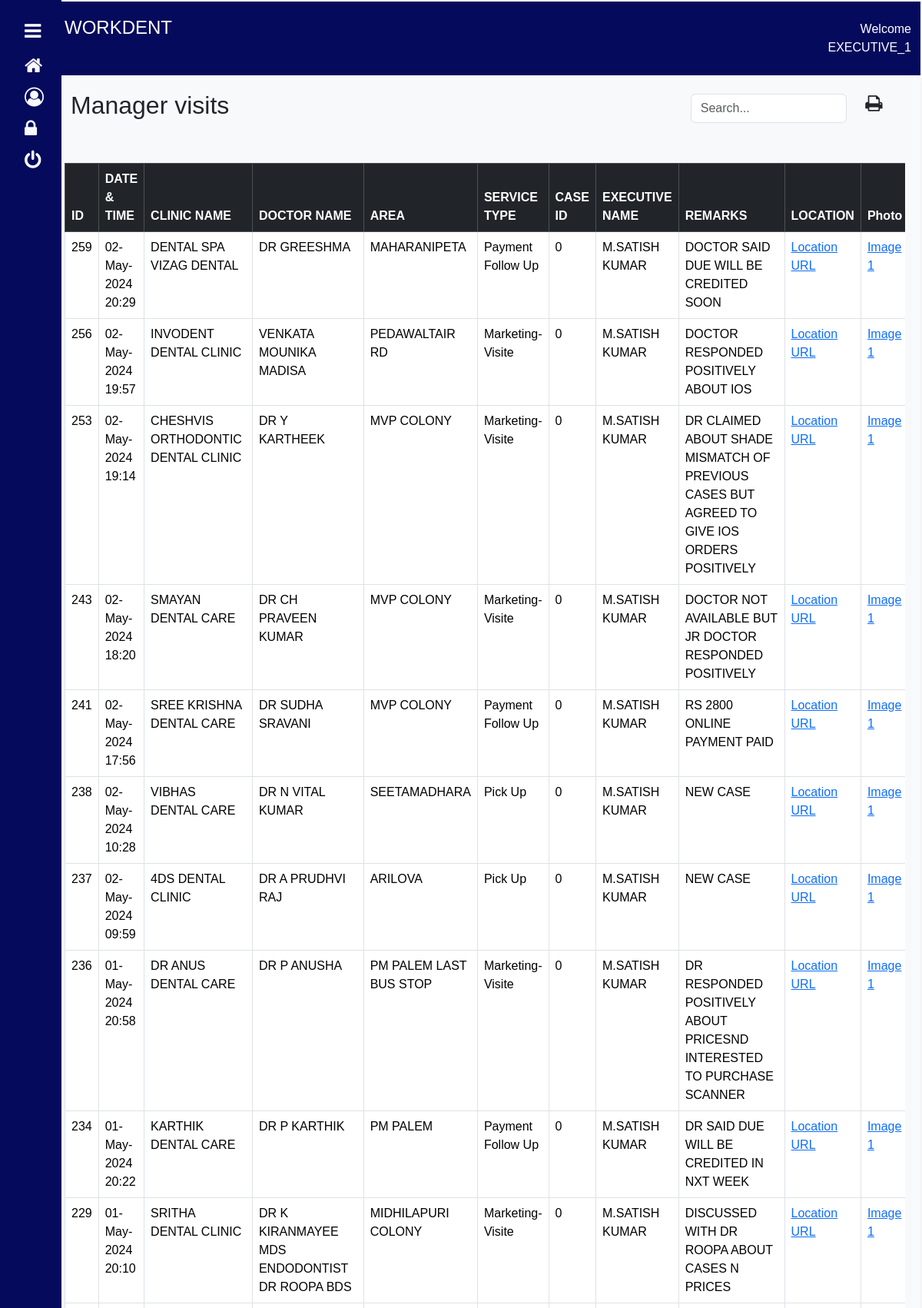
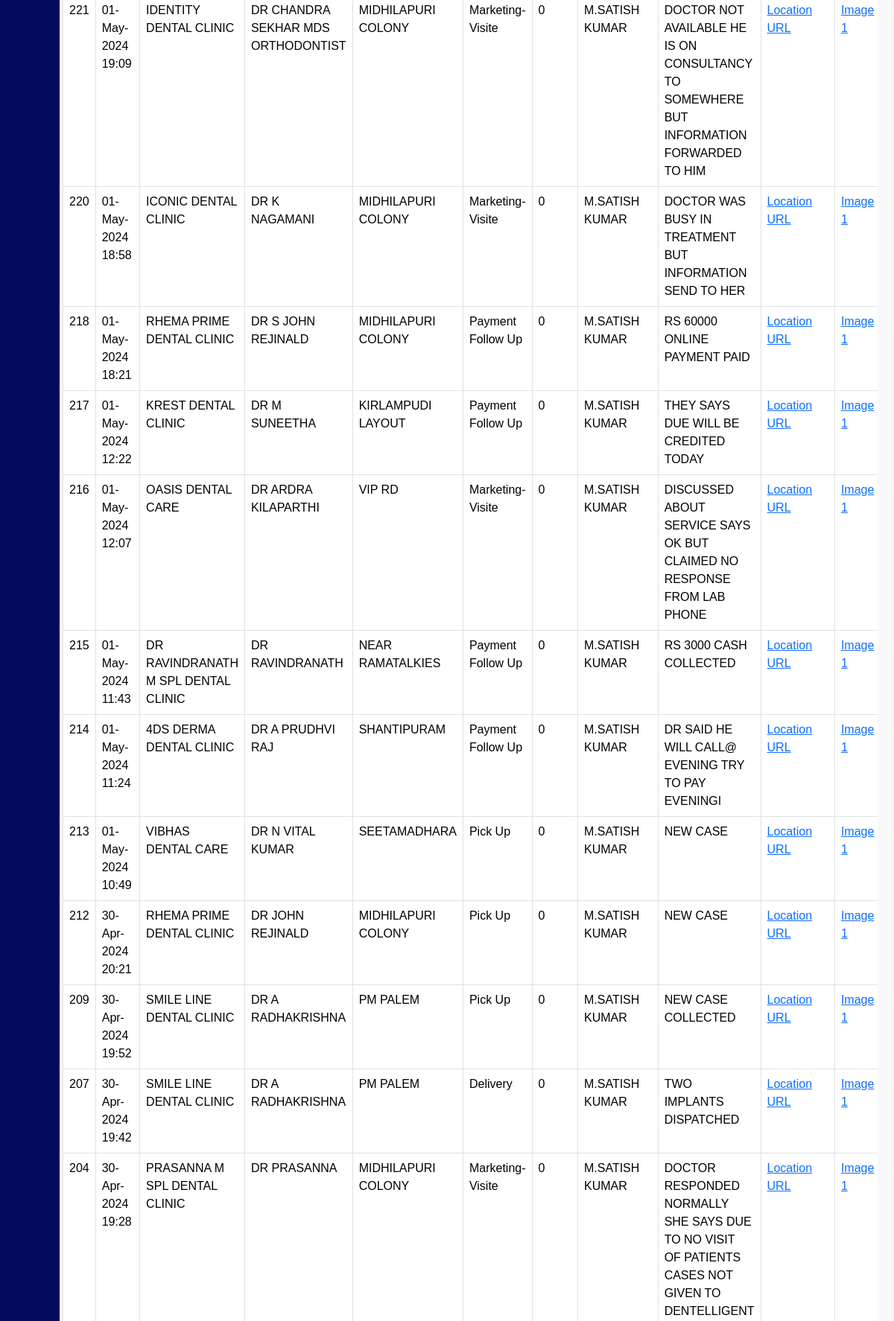
/workdent/admin/manager_report.php?name=M.SATISH+KUMAR (signed in, upper part), run on the app's committed database (2 pictures, top to bottom).
### tables this page shows
CREATE TABLE `managers` (
  `id` int(11) NOT NULL,
  `ClinicName` varchar(255) DEFAULT NULL,
  `DoctorName` varchar(255) DEFAULT NULL,
  `Service` varchar(255) DEFAULT NULL,
  `ExecutiveName` varchar(255) DEFAULT NULL,
  `AppointmentDateTime` datetime DEFAULT current_timestamp(),
  `Area` varchar(255) DEFAULT NULL,
  `Caseid` int(11) DEFAULT NULL,
  `cases` int(11) NOT NULL,
  `Remarks` text DEFAULT NULL,
  `Latitude` float DEFAULT NULL,
  `Longitude` float DEFAULT NULL,
  `Photo` varchar(100) NOT NULL
);

### workdent/admin/manager_report.php (the view, shortened to what this page needs)
<!DOCTYPE html>
<html lang="en">
<head>
  <link href="https://cdn.jsdelivr.net/npm/bootstrap@5.3.2/dist/css/bootstrap.min.css" rel="stylesheet">
  <link rel="stylesheet" href="https://cdnjs.cloudflare.com/ajax/libs/font-awesome/4.7.0/css/font-awesome.min.css">
</head>
<body onload="getLocation();">
<div id="sidebar" class=" ">
  <a href="#" onclick="toggleSidebar()" class="text-light"><i class="fa fa-bars"></i> <span>&nbsp;  MENU</span></a>
  <a href="welcome.php" class="text-light">
    <div class="icon-container">
      <i class="fa fa-home "></i>
    </div>
  </a>
  <a href="user_info.php" class="text-light">
        <div class="icon-container">
            <i class="fa fa-user-circle-o"></i>
        </div>
    </a>
  <a href="change_password.php" class="text-light">
    <div class="icon-container">
      <i class="fa fa-lock"></i>
    </div>
  </a>
  <a href="../index.php" class="text-light">
    <div class="icon-container">
      <i class="fa fa-power-off "></i>
    </div>
  </a>
</div>
<div id="main">
    <div id="nav-bg" class="container-fluid">
        <div class="row">
            <div class="col-lg-10 col-12">
                <h4 style="padding:20px;color:white">WORKDENT</h4>
            </div>
            <div class="col-lg-2">
                <span style="text-align: right; padding:20px;">
                    <a class="nav-link u-name" href="#" style="color: white;">
                        <?php
                        if(isset($_SESSION['username'])) {
                            echo "Welcome " .$_SESSION['username'];
                        } else {
                            header('Location: ../index.php');
                            exit();
                        }
                        ?>
                    </a>
                </span>
            </div>
        </div>
    </div>
 <div class="container-fluid  custom-container">
        <div class="d-flex justify-content-between align-items-center mb-4">
            <h2 style="margin-left:20px">Manager visits</h2>
           <div class="row">
                <div class="col-lg-9">
                        <div class="search-box">
                         <input type="text" class="form-control" placeholder="Search...">
                        </div>
                </div>
                <div class="col" id="printButtonWrapper">
                  <i onclick="window.print()" class="fa fa-print" style="font-size:24px"></i>
                </div>
            </div>
        </div>
        <div class="container-fluid mt-5" style="overflow-x:auto; ">
            <?php
            if (isset($_GET['name'])) {
                $name = $_GET['name'];
            } else {
                echo "Name parameter not found in the URL.";
                exit();
            }
        $servername = "localhost";
        $username = "u170552379_admin";
        $password = "DENTELLIGENt@2019";
        $dbname = "u170552379_workdent";
        $conn = new mysqli($servername, $username, $password, $dbname);
       $sql = "SELECT * from managers  WHERE ExecutiveName = '$name' ORDER BY AppointmentDateTime DESC";
        $result = $conn->query($sql);
        if ($result->num_rows > 0) {
            echo "<table class='table table-bordered'>";
            echo "<thead class='table-dark'><tr><th>ID </th><th>DATE & TIME </th><th>CLINIC NAME</th><th>DOCTOR NAME</th><th>AREA</th><th>SERVICE TYPE</th><th>CASE ID</th><th>EXECUTIVE NAME</th><th>REMARKS</th><th>LOCATION</th><th>Photo</th></tr></thead><tbody>";
            while($row = $result->fetch_assoc()) {
                $originalDate = $row["AppointmentDateTime"];
                $formattedDate = date("d-M-Y H:i", strtotime($originalDate));
                $photoNames = explode(",", $row['Photo']);
                $imageLinks = '';
                $imageNumber = 1;
                foreach ($photoNames as $photoName) {
                    $imageLinks .= "<a href='../manager/uploads/" . $photoName . "' target='_blank'>Image " . $imageNumber . "</a><br>";
                    $imageNumber++;
                }
               echo "<tr><td>" . $row["id"]. "</td><td>" . $formattedDate. "</td><td>" . $row["ClinicName"]. "</td><td>" . $row["DoctorName"]. "</td><td>" . $row["Area"]. "</td><td>" . $row["Service"].  "</td><td>" . $row["Caseid"]. "</td><td>" . $row["ExecutiveName"]. "</td><td>" . $row["Remarks"]. "</td><td><a href='https://maps.google.com/maps?q=" . $row['Latitude'] . "," . $row['Longitude'] . "&hl=es&z=14' target='_blank'> Location URL</a></td><td>" .  $imageLinks. "</td></tr>";
            }
            echo "</tbody></table>";
        } else {
            echo "<p class='text-danger'>No appointment details found</p>";
        }
        ?>
    </div>
</div>
</div>
</body>
</html>

### workdent/admin/manager_report.php (style rules this page uses)
body { margin: 0; font-family: 'Arial', sans-serif; }
.fa { font-size:25px; }
#sidebar { height: 100%; width: 80px; position: fixed; background-color: #050A5C; overflow-x: hidden; transition: 0.5s; padding-top: 20px; }
#sidebar a { padding: 8px 8px 8px 32px; text-decoration: none; font-size: 18px; color: white; display: block; transition: 0.3s; }
#main { margin-left: 50px; padding: 2px; }
.icon-container { display: flex; align-items: center; gap: 10px; }
#nav-bg { background-color: #050A5C; }
.custom-container { background-color: #f8f9fa; padding: 20px; border-radius: 10px; box-shadow: 0 0 10px rgba(0, 0, 0, 0.1); }
.search-box { float: right; }

### data on the page
managers: id "259", AppointmentDateTime "02-May-2024 20:29", ClinicName "DENTAL SPA VIZAG DENTAL", DoctorName "DR GREESHMA", Area "MAHARANIPETA", Service "Payment Follow Up", Caseid "0", ExecutiveName "M.SATISH KUMAR", Remarks "DOCTOR SAID DUE WILL BE CREDITED SOON"
managers: id "256", AppointmentDateTime "02-May-2024 19:57", ClinicName "INVODENT DENTAL CLINIC", DoctorName "VENKATA MOUNIKA MADISA", Area "PEDAWALTAIR RD", Service "Marketing-Visite", Caseid "0", ExecutiveName "M.SATISH KUMAR", Remarks "DOCTOR RESPONDED POSITIVELY ABOUT IOS"
managers: id "253", AppointmentDateTime "02-May-2024 19:14", ClinicName "CHESHVIS ORTHODONTIC DENTAL CLINIC", DoctorName "DR Y KARTHEEK", Area "MVP COLONY", Service "Marketing-Visite", Caseid "0", ExecutiveName "M.SATISH KUMAR", Remarks "DR CLAIMED ABOUT SHADE MISMATCH OF PREVIOUS CASES BUT AGREED TO GIVE IOS ORDERS POSITIVELY"
managers: id "243", AppointmentDateTime "02-May-2024 18:20", ClinicName "SMAYAN DENTAL CARE", DoctorName "DR CH PRAVEEN KUMAR", Area "MVP COLONY", Service "Marketing-Visite", Caseid "0", ExecutiveName "M.SATISH KUMAR", Remarks "DOCTOR NOT AVAILABLE BUT JR DOCTOR RESPONDED POSITIVELY"
managers: id "241", AppointmentDateTime "02-May-2024 17:56", ClinicName "SREE KRISHNA DENTAL CARE", DoctorName "DR SUDHA SRAVANI", Area "MVP COLONY", Service "Payment Follow Up", Caseid "0", ExecutiveName "M.SATISH KUMAR", Remarks "RS 2800 ONLINE PAYMENT PAID"
managers: id "238", AppointmentDateTime "02-May-2024 10:28", ClinicName "VIBHAS DENTAL CARE", DoctorName "DR N VITAL KUMAR", Area "SEETAMADHARA", Service "Pick Up", Caseid "0", ExecutiveName "M.SATISH KUMAR", Remarks "NEW CASE"
managers: id "237", AppointmentDateTime "02-May-2024 09:59", ClinicName "4DS DENTAL CLINIC", DoctorName "DR A PRUDHVI RAJ", Area "ARILOVA", Service "Pick Up", Caseid "0", ExecutiveName "M.SATISH KUMAR", Remarks "NEW CASE"
managers: id "236", AppointmentDateTime "01-May-2024 20:58", ClinicName "DR ANUS DENTAL CARE", DoctorName "DR P ANUSHA", Area "PM PALEM LAST BUS STOP", Service "Marketing-Visite", Caseid "0", ExecutiveName "M.SATISH KUMAR", Remarks "DR RESPONDED POSITIVELY ABOUT PRICESND INTERESTED TO PURCHASE SCANNER"
managers: id "234", AppointmentDateTime "01-May-2024 20:22", ClinicName "KARTHIK DENTAL CARE", DoctorName "DR P KARTHIK", Area "PM PALEM", Service "Payment Follow Up", Caseid "0", ExecutiveName "M.SATISH KUMAR", Remarks "DR SAID DUE WILL BE CREDITED IN NXT WEEK"
managers: id "229", AppointmentDateTime "01-May-2024 20:10", ClinicName "SRITHA DENTAL CLINIC", DoctorName "DR K KIRANMAYEE MDS ENDODONTIST DR ROOPA BDS", Area "MIDHILAPURI COLONY", Service "Marketing-Visite", Caseid "0", ExecutiveName "M.SATISH KUMAR", Remarks "DISCUSSED WITH DR ROOPA ABOUT CASES N PRICES"
managers: id "221", AppointmentDateTime "01-May-2024 19:09", ClinicName "IDENTITY DENTAL CLINIC", DoctorName "DR CHANDRA SEKHAR MDS ORTHODONTIST", Area "MIDHILAPURI COLONY", Service "Marketing-Visite", Caseid "0", ExecutiveName "M.SATISH KUMAR", Remarks "DOCTOR NOT AVAILABLE HE IS ON CONSULTANCY TO SOMEWHERE BUT INFORMATION FORWARDED TO HIM"
managers: id "220", AppointmentDateTime "01-May-2024 18:58", ClinicName "ICONIC DENTAL CLINIC", DoctorName "DR K NAGAMANI", Area "MIDHILAPURI COLONY", Service "Marketing-Visite", Caseid "0", ExecutiveName "M.SATISH KUMAR", Remarks "DOCTOR WAS BUSY IN TREATMENT BUT INFORMATION SEND TO HER"
managers: id "218", AppointmentDateTime "01-May-2024 18:21", ClinicName "RHEMA PRIME DENTAL CLINIC", DoctorName "DR S JOHN REJINALD", Area "MIDHILAPURI COLONY", Service "Payment Follow Up", Caseid "0", ExecutiveName "M.SATISH KUMAR", Remarks "RS 60000 ONLINE PAYMENT PAID"
managers: id "217", AppointmentDateTime "01-May-2024 12:22", ClinicName "KREST DENTAL CLINIC", DoctorName "DR M SUNEETHA", Area "KIRLAMPUDI LAYOUT", Service "Payment Follow Up", Caseid "0", ExecutiveName "M.SATISH KUMAR", Remarks "THEY SAYS DUE WILL BE CREDITED TODAY"
managers: id "216", AppointmentDateTime "01-May-2024 12:07", ClinicName "OASIS DENTAL CARE", DoctorName "DR ARDRA KILAPARTHI", Area "VIP RD", Service "Marketing-Visite", Caseid "0", ExecutiveName "M.SATISH KUMAR", Remarks "DISCUSSED ABOUT SERVICE SAYS OK BUT CLAIMED NO RESPONSE FROM LAB PHONE"
managers: id "215", AppointmentDateTime "01-May-2024 11:43", ClinicName "DR RAVINDRANATH M SPL DENTAL CLINIC", DoctorName "DR RAVINDRANATH", Area "NEAR RAMATALKIES", Service "Payment Follow Up", Caseid "0", ExecutiveName "M.SATISH KUMAR", Remarks "RS 3000 CASH COLLECTED"
managers: id "214", AppointmentDateTime "01-May-2024 11:24", ClinicName "4DS DERMA DENTAL CLINIC", DoctorName "DR A PRUDHVI RAJ", Area "SHANTIPURAM", Service "Payment Follow Up", Caseid "0", ExecutiveName "M.SATISH KUMAR", Remarks "DR SAID HE WILL CALL@ EVENING TRY TO PAY EVENINGI"
managers: id "213", AppointmentDateTime "01-May-2024 10:49", ClinicName "VIBHAS DENTAL CARE", DoctorName "DR N VITAL KUMAR", Area "SEETAMADHARA", Service "Pick Up", Caseid "0", ExecutiveName "M.SATISH KUMAR", Remarks "NEW CASE"
managers: id "212", AppointmentDateTime "30-Apr-2024 20:21", ClinicName "RHEMA PRIME DENTAL CLINIC", DoctorName "DR JOHN REJINALD", Area "MIDHILAPURI COLONY", Service "Pick Up", Caseid "0", ExecutiveName "M.SATISH KUMAR", Remarks "NEW CASE"
managers: id "209", AppointmentDateTime "30-Apr-2024 19:52", ClinicName "SMILE LINE DENTAL CLINIC", DoctorName "DR A RADHAKRISHNA", Area "PM PALEM", Service "Pick Up", Caseid "0", ExecutiveName "M.SATISH KUMAR", Remarks "NEW CASE COLLECTED"
managers: id "207", AppointmentDateTime "30-Apr-2024 19:42", ClinicName "SMILE LINE DENTAL CLINIC", DoctorName "DR A RADHAKRISHNA", Area "PM PALEM", Service "Delivery", Caseid "0", ExecutiveName "M.SATISH KUMAR", Remarks "TWO IMPLANTS DISPATCHED"
managers: id "204", AppointmentDateTime "30-Apr-2024 19:28", ClinicName "PRASANNA M SPL DENTAL CLINIC", DoctorName "DR PRASANNA", Area "MIDHILAPURI COLONY", Service "Marketing-Visite", Caseid "0", ExecutiveName "M.SATISH KUMAR", Remarks "DOCTOR RESPONDED NORMALLY SHE SAYS DUE TO NO VISIT OF PATIENTS CASES NOT GIVEN TO DENTELLIGENT"

### other printed values
$_SESSION['username'] "EXECUTIVE_1"
